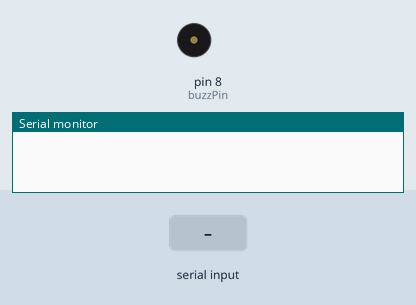
Bench run of a sketch on a simulated Arduino Uno, built with avr-gcc and run on an emulated ATmega328P. On the bench: buzzer (waves = sounding), the last lines printed to the serial monitor. The test bench sets the inputs (shaded band).

Above: at 1.2 s.
1.3 s: "90,45\n" received over Serial
At 2.4 s:
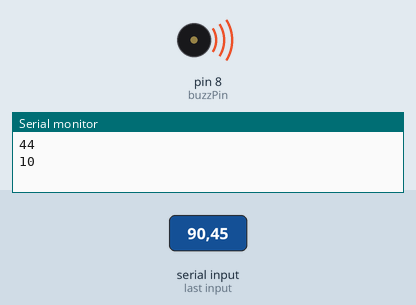
Timing chart, 0 to 4.3 s (numbered marks = the images above; inputs shaded):
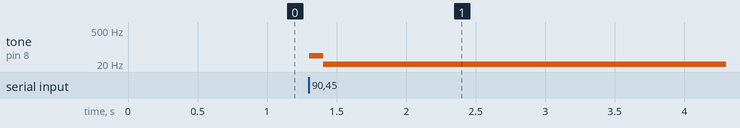

The sketch:

code1.ino
```cpp
byte buzzPin = 8;

void setup() {
  // put your setup code here, to run once:
    pinMode(buzzPin,OUTPUT);
    Serial.begin(9600);
}

void loop() {
  while (Serial.available() > 0) {
    int i  = Serial.parseInt();
    byte val  = Serial.read();
    Serial.println(val);
    tone(buzzPin,val);
    delay(100);
  }

}
```

Measured:
- after the input at 1.3 s, tone on pin 8 (buzzPin): silent → 44 Hz at once, → 10 Hz 0.10 s later
